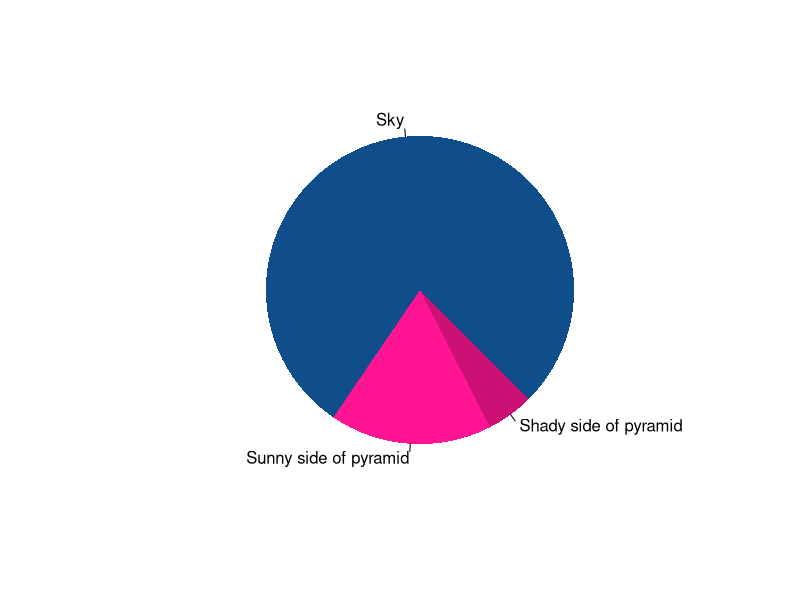
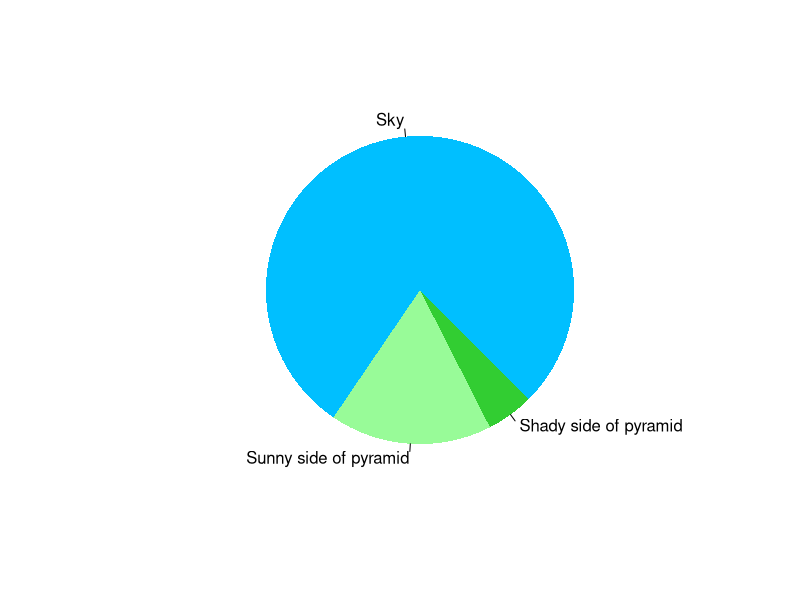

These figures' R source, in order:
## ---- chunk 1
pie(
  c(Sky = 78, "Sunny side of pyramid" = 17, "Shady side of pyramid" = 5), 
  init.angle = 315, 
  col = c("dodgerblue4", "deeppink1", "deeppink3"), 
  border = FALSE
)
## ---- chunk 2
pie(
  c(Sky = 78, "Sunny side of pyramid" = 17, "Shady side of pyramid" = 5), 
  init.angle = 315, 
  col = c("deepskyblue", "palegreen", "limegreen"), 
  border = FALSE
)
